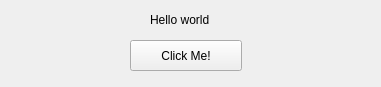
<?xml version="1.0" encoding="UTF-8"?>
<ui version="4.0">
 <class>MainWindow</class>
 <widget class="QMainWindow" name="MainWindow">
  <property name="geometry">
   <rect>
    <x>0</x>
    <y>0</y>
    <width>381</width>
    <height>87</height>
   </rect>
  </property>
  <property name="windowTitle">
   <string>MainWindow</string>
  </property>
  <widget class="QWidget" name="centralwidget">
   <widget class="QPushButton" name="pushButton">
    <property name="geometry">
     <rect>
      <x>130</x>
      <y>40</y>
      <width>112</width>
      <height>31</height>
     </rect>
    </property>
    <property name="autoFillBackground">
     <bool>false</bool>
    </property>
    <property name="text">
     <string>Click Me!</string>
    </property>
    <property name="autoRepeat">
     <bool>false</bool>
    </property>
    <property name="flat">
     <bool>false</bool>
    </property>
   </widget>
   <widget class="QLabel" name="label">
    <property name="geometry">
     <rect>
      <x>150</x>
      <y>10</y>
      <width>71</width>
      <height>20</height>
     </rect>
    </property>
    <property name="text">
     <string>Hello world</string>
    </property>
   </widget>
  </widget>
 </widget>
 <resources/>
 <connections/>
</ui>
